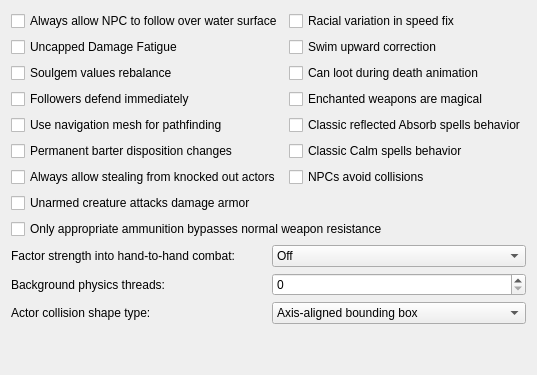
     <widget class="QWidget" name="GameMechanics">
      <attribute name="title">
       <string>Game Mechanics</string>
      </attribute>
      <layout class="QVBoxLayout">
       <item>
        <layout class="QGridLayout" name="gridLayout_3">
         <item row="5" column="0">
          <widget class="QCheckBox" name="permanentBarterDispositionChangeCheckBox">
           <property name="toolTip">
            <string>&lt;html&gt;&lt;head/&gt;&lt;body&gt;&lt;p&gt;Make disposition change of merchants caused by trading permanent.&lt;/p&gt;&lt;/body&gt;&lt;/html&gt;</string>
           </property>
           <property name="text">
            <string>Permanent barter disposition changes</string>
           </property>
          </widget>
         </item>
         <item row="3" column="0">
          <widget class="QCheckBox" name="followersAttackOnSightCheckBox">
           <property name="toolTip">
            <string>&lt;html&gt;&lt;head/&gt;&lt;body&gt;&lt;p&gt;Make player followers and escorters start combat with enemies who have started combat with them or the player. Otherwise they wait for the enemies or the player to do an attack first.&lt;/p&gt;&lt;/body&gt;&lt;/html&gt;</string>
           </property>
           <property name="text">
            <string>Followers defend immediately</string>
           </property>
          </widget>
         </item>
         <item row="1" column="0">
          <widget class="QCheckBox" name="uncappedDamageFatigueCheckBox">
           <property name="toolTip">
            <string>&lt;html&gt;&lt;head/&gt;&lt;body&gt;&lt;p&gt;Make Damage Fatigue magic effect uncapped like Drain Fatigue effect.&lt;/p&gt;&lt;p&gt;This means that unlike Morrowind you will be able to knock down actors using this effect.&lt;/p&gt;&lt;/body&gt;&lt;/html&gt;</string>
           </property>
           <property name="text">
            <string>Uncapped Damage Fatigue</string>
           </property>
          </widget>
         </item>
         <item row="5" column="1">
          <widget class="QCheckBox" name="classicCalmSpellsCheckBox">
           <property name="toolTip">
            <string>&lt;html&gt;&lt;head/&gt;&lt;body&gt;&lt;p&gt;Stops combat with NPCs affected by Calm spells every frame -- like in Morrowind without the MCP.&lt;/p&gt;&lt;/body&gt;&lt;/html&gt;</string>
           </property>
           <property name="text">
            <string>Classic Calm spells behavior</string>
           </property>
          </widget>
         </item>
         <item row="2" column="0">
          <widget class="QCheckBox" name="rebalanceSoulGemValuesCheckBox">
           <property name="toolTip">
            <string>&lt;html&gt;&lt;head/&gt;&lt;body&gt;&lt;p&gt;Make the value of filled soul gems dependent only on soul magnitude.&lt;/p&gt;&lt;/body&gt;&lt;/html&gt;</string>
           </property>
           <property name="text">
            <string>Soulgem values rebalance</string>
           </property>
          </widget>
         </item>
         <item row="1" column="1">
          <widget class="QCheckBox" name="swimUpwardCorrectionCheckBox">
           <property name="toolTip">
            <string>&lt;html&gt;&lt;head/&gt;&lt;body&gt;&lt;p&gt;Makes player swim a bit upward from the line of sight. Applies only in third person mode. Intended to make simpler swimming without diving.&lt;/p&gt;&lt;/body&gt;&lt;/html&gt;</string>
           </property>
           <property name="text">
            <string>Swim upward correction</string>
           </property>
          </widget>
         </item>
         <item row="3" column="1">
          <widget class="QCheckBox" name="enchantedWeaponsMagicalCheckBox">
           <property name="toolTip">
            <string>&lt;html&gt;&lt;head/&gt;&lt;body&gt;&lt;p&gt;Make enchanted weaponry without Magical flag bypass normal weapons resistance, like in Morrowind.&lt;/p&gt;&lt;/body&gt;&lt;/html&gt;</string>
           </property>
           <property name="text">
            <string>Enchanted weapons are magical</string>
           </property>
          </widget>
         </item>
         <item row="6" column="0">
          <widget class="QCheckBox" name="stealingFromKnockedOutCheckBox">
           <property name="toolTip">
            <string>&lt;html&gt;&lt;head/&gt;&lt;body&gt;&lt;p&gt;Make stealing items from NPCs that were knocked down possible during combat.&lt;/p&gt;&lt;/body&gt;&lt;/html&gt;</string>
           </property>
           <property name="text">
            <string>Always allow stealing from knocked out actors</string>
           </property>
          </widget>
         </item>
         <item row="4" column="1">
          <widget class="QCheckBox" name="classicReflectedAbsorbSpellsCheckBox">
           <property name="toolTip">
            <string>&lt;html&gt;&lt;head/&gt;&lt;body&gt;&lt;p&gt;Effects of reflected Absorb spells are not mirrored -- like in Morrowind.&lt;/p&gt;&lt;/body&gt;&lt;/html&gt;</string>
           </property>
           <property name="text">
            <string>Classic reflected Absorb spells behavior</string>
           </property>
          </widget>
         </item>
         <item row="4" column="0">
          <widget class="QCheckBox" name="enableNavigatorCheckBox">
           <property name="toolTip">
            <string>&lt;html&gt;&lt;head/&gt;&lt;body&gt;&lt;p&gt;&lt;a name=&quot;docs-internal-guid-f375b85a-7fff-02ff-a5af-c5cff63923c0&quot;/&gt;When enabled, a navigation mesh is built in the background for world geometry to be used for pathfinding. When disabled only the path grid is used to build paths. Single-core CPU systems may have a big performance impact on existing interior location and moving across the exterior world. May slightly affect performance on multi-core CPU systems. Multi-core CPU systems may have different latency for nav mesh update depending on other settings and system performance. Moving across external world, entering/exiting location produce nav mesh update. NPC and creatures may not be able to find path before nav mesh is built around them. Try to disable this if you want to have old fashioned AI which doesn't know where to go when you stand behind that stone and cast a firebolt.&lt;/p&gt;&lt;/body&gt;&lt;/html&gt;</string>
           </property>
           <property name="text">
            <string>Use navigation mesh for pathfinding</string>
           </property>
          </widget>
         </item>
         <item row="6" column="1">
          <widget class="QCheckBox" name="avoidCollisionsCheckBox">
           <property name="toolTip">
            <string>&lt;html&gt;&lt;head/&gt;&lt;body&gt;&lt;p&gt;If enabled NPCs apply evasion maneuver to avoid collisions with others.&lt;/p&gt;&lt;/body&gt;&lt;/html&gt;</string>
           </property>
           <property name="text">
            <string>NPCs avoid collisions</string>
           </property>
          </widget>
         </item>
         <item row="0" column="1">
          <widget class="QCheckBox" name="normaliseRaceSpeedCheckBox">
           <property name="toolTip">
            <string>&lt;html&gt;&lt;head/&gt;&lt;body&gt;&lt;p&gt;Don't use race weight in NPC movement speed calculations.&lt;/p&gt;&lt;/body&gt;&lt;/html&gt;</string>
           </property>
           <property name="text">
            <string>Racial variation in speed fix</string>
           </property>
          </widget>
         </item>
         <item row="2" column="1">
          <widget class="QCheckBox" name="canLootDuringDeathAnimationCheckBox">
           <property name="toolTip">
            <string>&lt;html&gt;&lt;head/&gt;&lt;body&gt;&lt;p&gt;If this setting is true, the player is allowed to loot actors (e.g. summoned creatures) during death animation, if they are not in combat. In this case we have to increment death counter and run disposed actor's script instantly.&lt;/p&gt;&lt;p&gt;If this setting is false, player has to wait until end of death animation in all cases. Makes using of summoned creatures exploit (looting summoned Dremoras and Golden Saints for expensive weapons) a lot harder. Conflicts with mannequin mods, which use SkipAnim to prevent end of death animation.&lt;/p&gt;&lt;/body&gt;&lt;/html&gt;</string>
           </property>
           <property name="text">
            <string>Can loot during death animation</string>
           </property>
          </widget>
         </item>
         <item row="0" column="0">
          <widget class="QCheckBox" name="allowNPCToFollowOverWaterSurfaceCheckBox">
           <property name="toolTip">
            <string>Give NPC an ability to swim over the water surface when they follow other actor independently from their ability to swim. Has effect only when nav mesh building is enabled.</string>
           </property>
           <property name="text">
            <string>Always allow NPC to follow over water surface</string>
           </property>
          </widget>
         </item>
        </layout>
       </item>
       <item>
        <widget class="QCheckBox" name="unarmedCreatureAttacksDamageArmorCheckBox">
         <property name="toolTip">
          <string>&lt;html&gt;&lt;head/&gt;&lt;body&gt;&lt;p&gt;Makes unarmed creature attacks able to reduce armor condition, just as attacks from NPCs and armed creatures.&lt;/p&gt;&lt;/body&gt;&lt;/html&gt;</string>
         </property>
         <property name="text">
          <string>Unarmed creature attacks damage armor</string>
         </property>
        </widget>
       </item>
       <item>
        <widget class="QCheckBox" name="requireAppropriateAmmunitionCheckBox">
         <property name="toolTip">
          <string>&lt;html&gt;&lt;head/&gt;&lt;body&gt;&lt;p&gt;Allow non-standard ammunition solely to bypass normal weapon resistance or weakness.&lt;/p&gt;&lt;/body&gt;&lt;/html&gt;</string>
         </property>
         <property name="text">
          <string>Only appropriate ammunition bypasses normal weapon resistance</string>
         </property>
        </widget>
       </item>
       <item>
        <layout class="QGridLayout" name="gridLayoutGameMechanics2">
         <item row="0" column="0">
          <widget class="QLabel" name="unarmedFactorsStrengthLabel">
           <property name="text">
            <string>Factor strength into hand-to-hand combat:</string>
           </property>
          </widget>
         </item>
         <item row="0" column="1">
          <widget class="QComboBox" name="unarmedFactorsStrengthComboBox">
           <property name="currentIndex">
            <number>0</number>
           </property>
           <item>
            <property name="text">
             <string>Off</string>
            </property>
           </item>
           <item>
            <property name="text">
             <string>Affect werewolves</string>
            </property>
           </item>
           <item>
            <property name="text">
             <string>Do not affect werewolves</string>
            </property>
           </item>
          </widget>
         </item>
         <item row="1" column="0">
          <widget class="QLabel" name="physicsThreadsLabel">
           <property name="toolTip">
            <string>&lt;html&gt;&lt;head/&gt;&lt;body&gt;&lt;p&gt;How many threads will be spawned to compute physics update in the background. A value of 0 means that the update will be performed in the main thread.&lt;/p&gt;&lt;p&gt;A value greater than 1 requires the Bullet library be compiled with multithreading support.&lt;/p&gt;&lt;/body&gt;&lt;/html&gt;</string>
           </property>
           <property name="text">
            <string>Background physics threads:</string>
           </property>
          </widget>
         </item>
         <item row="1" column="1">
          <widget class="QSpinBox" name="physicsThreadsSpinBox"/>
         </item>
         <item row="2" column="0">
          <widget class="QLabel" name="labelActorCollisionShapeType">
           <property name="text">
            <string>Actor collision shape type:</string>
           </property>
          </widget>
         </item>
         <item row="2" column="1">
          <widget class="QComboBox" name="actorCollisonShapeTypeComboBox">
           <property name="toolTip">
            <string>Collision is used for both physics simulation and navigation mesh generation for pathfinding. Cylinder gives the best consistency bewtween available navigation paths and ability to move by them. Changing this value affects navigation mesh generation therefore navigation mesh disk cache generated for one value will not be useful with another.</string>
           </property>
           <property name="currentText">
            <string>Axis-aligned bounding box</string>
           </property>
           <item>
            <property name="text">
             <string>Axis-aligned bounding box</string>
            </property>
           </item>
           <item>
            <property name="text">
             <string>Rotating box</string>
            </property>
           </item>
           <item>
            <property name="text">
             <string>Cylinder</string>
            </property>
           </item>
          </widget>
         </item>
        </layout>
       </item>
       <item>
        <spacer name="verticalSpacerGameMechanics">
         <property name="orientation">
          <enum>Qt::Vertical</enum>
         </property>
         <property name="sizeHint" stdset="0">
          <size>
           <width>20</width>
           <height>40</height>
          </size>
         </property>
        </spacer>
       </item>
      </layout>
     </widget>
